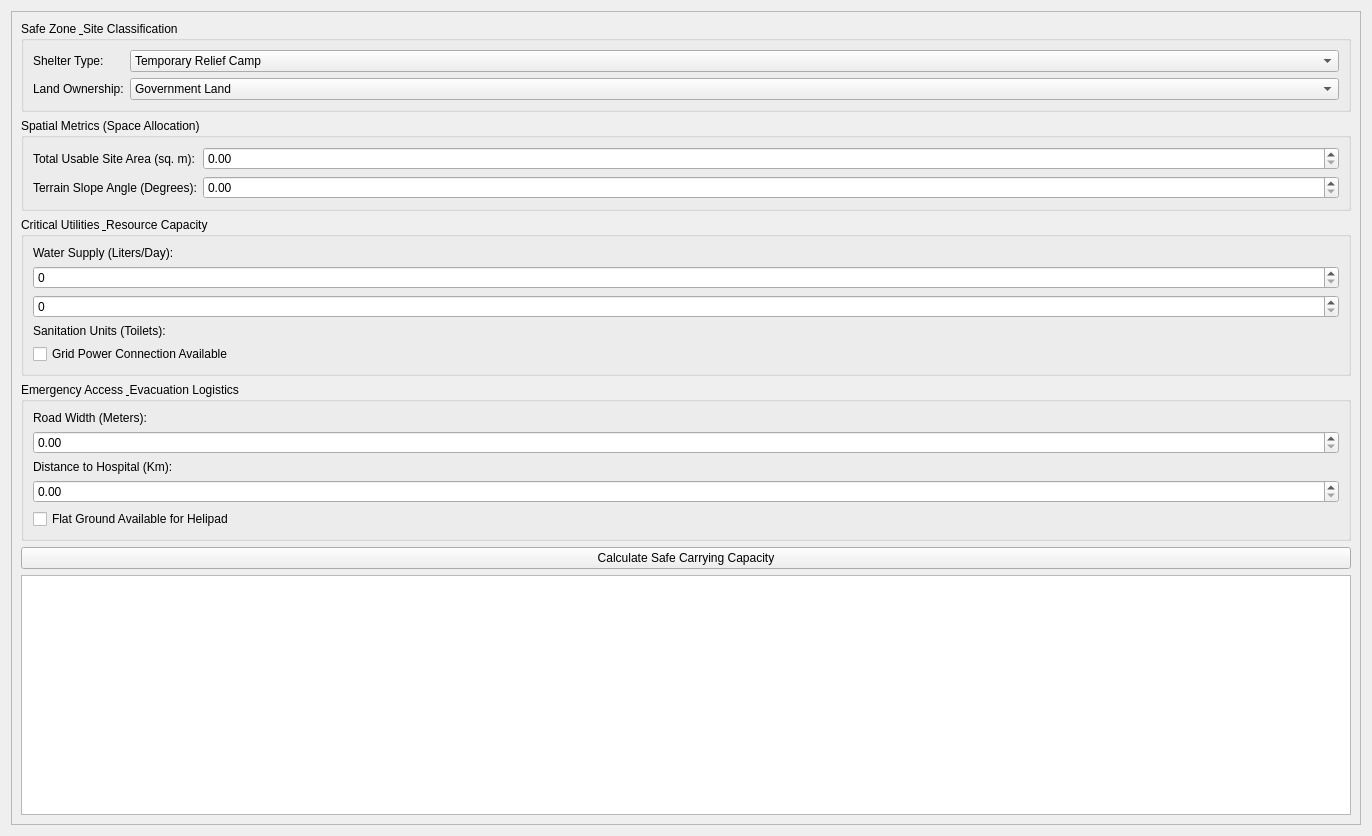
<?xml version="1.0" encoding="UTF-8"?>
<ui version="4.0">
 <class>Form</class>
 <widget class="QWidget" name="Form">
  <property name="geometry">
   <rect>
    <x>0</x>
    <y>0</y>
    <width>1372</width>
    <height>836</height>
   </rect>
  </property>
  <property name="windowTitle">
   <string>Form</string>
  </property>
  <layout class="QGridLayout" name="gridLayout">
   <item row="0" column="1">
    <widget class="QScrollArea" name="scrollArea">
     <property name="widgetResizable">
      <bool>true</bool>
     </property>
     <widget class="QWidget" name="scrollAreaWidgetContents">
      <property name="geometry">
       <rect>
        <x>0</x>
        <y>0</y>
        <width>1348</width>
        <height>812</height>
       </rect>
      </property>
      <layout class="QVBoxLayout" name="verticalLayout_3">
       <item>
        <widget class="QGroupBox" name="groupBox_2">
         <property name="title">
          <string>Safe Zone &amp; Site Classification</string>
         </property>
         <layout class="QFormLayout" name="formLayout">
          <item row="0" column="0">
           <widget class="QLabel" name="label">
            <property name="text">
             <string>Shelter Type:</string>
            </property>
           </widget>
          </item>
          <item row="0" column="1">
           <widget class="QComboBox" name="combo_shelter_type">
            <item>
             <property name="text">
              <string>Temporary Relief Camp</string>
             </property>
            </item>
            <item>
             <property name="text">
              <string>Permanent Relocation Site</string>
             </property>
            </item>
           </widget>
          </item>
          <item row="2" column="1">
           <widget class="QComboBox" name="combo_land_type">
            <item>
             <property name="text">
              <string>Government Land</string>
             </property>
            </item>
            <item>
             <property name="text">
              <string>Private / Leased Land</string>
             </property>
            </item>
            <item>
             <property name="text">
              <string>Public Institution</string>
             </property>
            </item>
           </widget>
          </item>
          <item row="2" column="0">
           <widget class="QLabel" name="label_2">
            <property name="text">
             <string>Land Ownership:</string>
            </property>
           </widget>
          </item>
         </layout>
        </widget>
       </item>
       <item>
        <widget class="QGroupBox" name="groupBox">
         <property name="title">
          <string>Spatial Metrics (Space Allocation)</string>
         </property>
         <layout class="QFormLayout" name="formLayout_2">
          <item row="0" column="1">
           <widget class="QDoubleSpinBox" name="spin_total_area">
            <property name="maximum">
             <double>9999999.000000000000000</double>
            </property>
           </widget>
          </item>
          <item row="1" column="0">
           <widget class="QLabel" name="label_4">
            <property name="text">
             <string>Terrain Slope Angle (Degrees):</string>
            </property>
           </widget>
          </item>
          <item row="1" column="1">
           <widget class="QDoubleSpinBox" name="spin_slope">
            <property name="maximum">
             <double>90.000000000000000</double>
            </property>
           </widget>
          </item>
          <item row="0" column="0">
           <widget class="QLabel" name="label_3">
            <property name="text">
             <string>Total Usable Site Area (sq. m):</string>
            </property>
           </widget>
          </item>
         </layout>
        </widget>
       </item>
       <item>
        <widget class="QGroupBox" name="groupBox_3">
         <property name="title">
          <string>Critical Utilities &amp; Resource Capacity</string>
         </property>
         <layout class="QVBoxLayout" name="verticalLayout">
          <item>
           <widget class="QLabel" name="label_5">
            <property name="text">
             <string>Water Supply (Liters/Day):</string>
            </property>
           </widget>
          </item>
          <item>
           <widget class="QSpinBox" name="spin_water_supply">
            <property name="maximum">
             <number>10000000</number>
            </property>
           </widget>
          </item>
          <item>
           <widget class="QSpinBox" name="spin_toilets">
            <property name="maximum">
             <number>5000</number>
            </property>
           </widget>
          </item>
          <item>
           <widget class="QLabel" name="label_6">
            <property name="text">
             <string>Sanitation Units (Toilets):</string>
            </property>
           </widget>
          </item>
          <item>
           <widget class="QCheckBox" name="check_power_grid">
            <property name="text">
             <string>Grid Power Connection Available</string>
            </property>
           </widget>
          </item>
         </layout>
        </widget>
       </item>
       <item>
        <widget class="QGroupBox" name="groupBox_4">
         <property name="title">
          <string>Emergency Access &amp; Evacuation Logistics</string>
         </property>
         <layout class="QVBoxLayout" name="verticalLayout_2">
          <item>
           <widget class="QLabel" name="label_7">
            <property name="text">
             <string>Road Width (Meters):</string>
            </property>
           </widget>
          </item>
          <item>
           <widget class="QDoubleSpinBox" name="spin_road_width">
            <property name="maximum">
             <double>50.000000000000000</double>
            </property>
           </widget>
          </item>
          <item>
           <widget class="QLabel" name="label_8">
            <property name="text">
             <string>Distance to Hospital (Km):</string>
            </property>
           </widget>
          </item>
          <item>
           <widget class="QDoubleSpinBox" name="spin_hospital_dist"/>
          </item>
          <item>
           <widget class="QCheckBox" name="check_helipad">
            <property name="text">
             <string>Flat Ground Available for Helipad</string>
            </property>
           </widget>
          </item>
         </layout>
        </widget>
       </item>
       <item>
        <widget class="QPushButton" name="pushButton">
         <property name="text">
          <string>Calculate Safe Carrying Capacity</string>
         </property>
        </widget>
       </item>
       <item>
        <widget class="QTextBrowser" name="textBrowser"/>
       </item>
      </layout>
     </widget>
    </widget>
   </item>
  </layout>
 </widget>
 <resources/>
 <connections/>
</ui>
